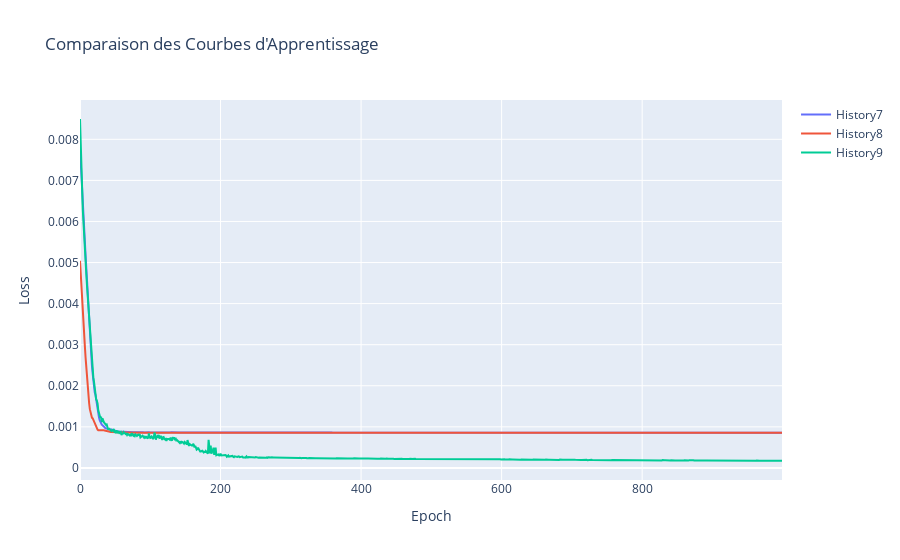

Notebook cell for this chart:
### Code cell
import plotly.graph_objects as go

fig = go.Figure()

fig.add_trace(go.Scatter(
    x=list(range(len(history7))),
    y=history7,
    name="History7",
    mode="lines"
))

fig.add_trace(go.Scatter(
    x=list(range(len(history8))),
    y=history8,
    name="History8",
    mode="lines"
))

fig.add_trace(go.Scatter(
    x=list(range(len(history9))),
    y=history9,
    name="History9",
    mode="lines"
))

fig.update_layout(
    title="Comparaison des Courbes d'Apprentissage",
    xaxis_title="Epoch",
    yaxis_title="Loss",
    hovermode="x unified"
)

fig.show()

### Figure 1 — Plotly figure (JSON) as saved in the notebook; plotly's stock layout.template omitted (floating-point values rounded to 4 significant figures; data arrays with more than 128 entries replaced by an {"elided": "..."} marker saying what was removed)
{"data": [{"mode": "lines", "name": "History7", "type": "scatter", "x": {"elided": "1000 int values"}, "y": {"elided": "1000 float values"}}, {"mode": "lines", "name": "History8", "type": "scatter", "x": {"elided": "1000 int values"}, "y": {"elided": "1000 float values"}}, {"mode": "lines", "name": "History9", "type": "scatter", "x": {"elided": "1000 int values"}, "y": {"elided": "1000 float values"}}], "layout": {"hovermode": "x unified", "title": {"text": "Comparaison des Courbes d'Apprentissage"}, "xaxis": {"title": {"text": "Epoch"}}, "yaxis": {"title": {"text": "Loss"}}}}
